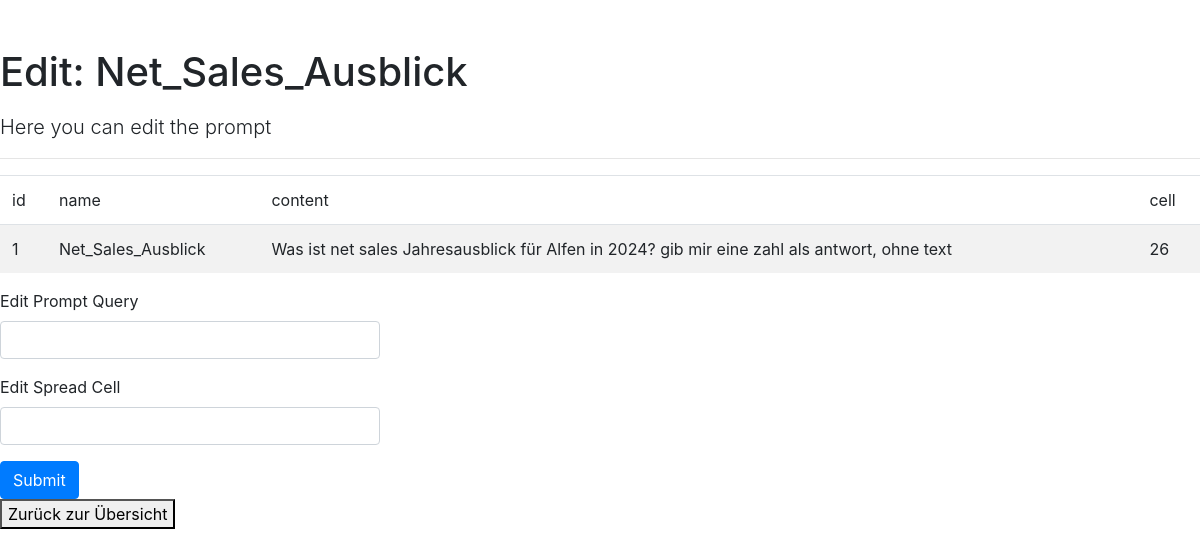
Page /edit/1 on the earlier database version.
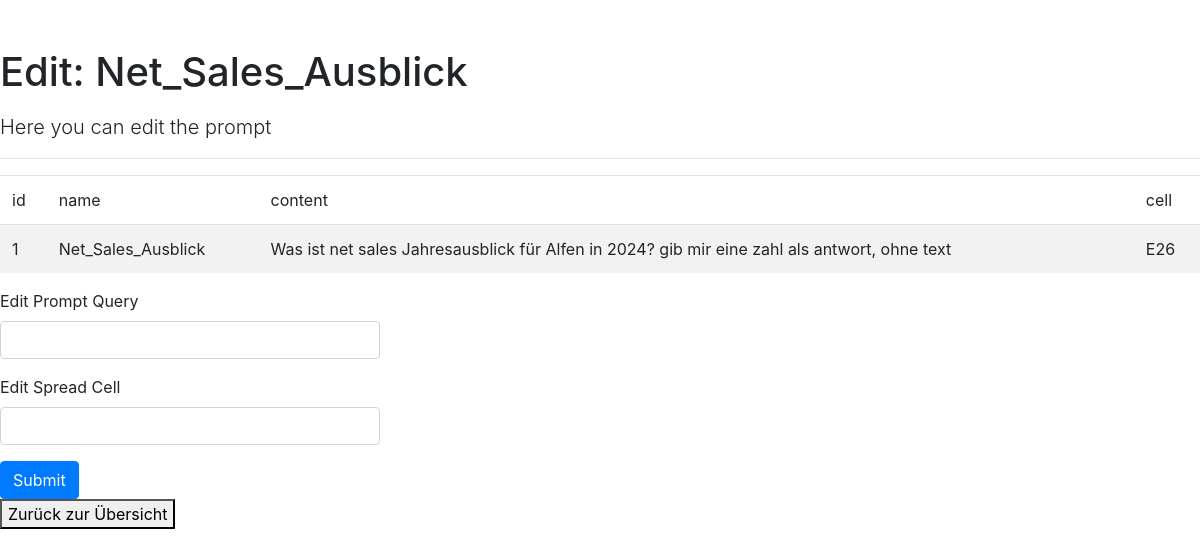
Same page on the later database version.
### app/models.py (models this page shows)
class Prompts(db.Model):
    id = db.Column(db.Integer, primary_key=True)
    name = db.Column(db.String(80), nullable=False)
    content = db.Column(db.String(400), nullable=False)
    gsheetcell = db.Column(db.String(400), nullable=False)

### app/routes.py (the view)
@app.route('/edit/<id>', methods=['GET', 'POST'])
def editprompt(id):
    print("this is the ID"+ id)
    prompt = Prompts.query.filter_by(id=id).first_or_404()
    form = EditQueryForm()
    print(prompt)
    if form.validate_on_submit():
        prompt.content = form.querycontent.data
        prompt.gsheetcell = form.cell.data
        db.session.commit()
        flash('Your changes have been saved.')
    return render_template('editprompt.html', form=form, prompt=prompt)

### app/forms.py
class EditQueryForm(FlaskForm):
    querycontent = StringField('Edit Prompt Query')
    cell = StringField('Edit Spread Cell')
    submit = SubmitField('Submit')

### templates/editprompt.html
{% extends "base.html" %}
{% from 'bootstrap/form.html' import render_form, render_field %}
{% block content %}
      <h1 class="pt-5 pb-2">Edit: {{prompt.name}}</h1>
      <p class="lead">Here you can edit the prompt </p>
      <hr>
          <div>
            <table id="data" class="table table-striped">
                <thead>
                    <tr>
                        <td>id</td>
                        <td>name</td>
                        <td>content</td>
                        <td>cell</td>
                    </tr>
                </thead>
            <tbody>
                <tr>
                    <td>{{prompt.id}}</td>
                    <td>{{prompt.name}}</td>
                    <td>{{prompt.content}}</td>
                    <td>{{prompt.gsheetcell}}</td>
                </tr>
            </tbody>
        </table>
        <div class="row">
            <div class="col-md-4">
                {{ render_form(form)}}
            </div>
        </div>
        <a href= "/edit" >
            <button class="GFG">
               Zurück zur Übersicht
            </button>
        </a>
          </div>
      {% endblock %}

Differences in the rows shown:
changed Prompts "Net_Sales_Ausblick": gsheetcell "26" → "E26"
